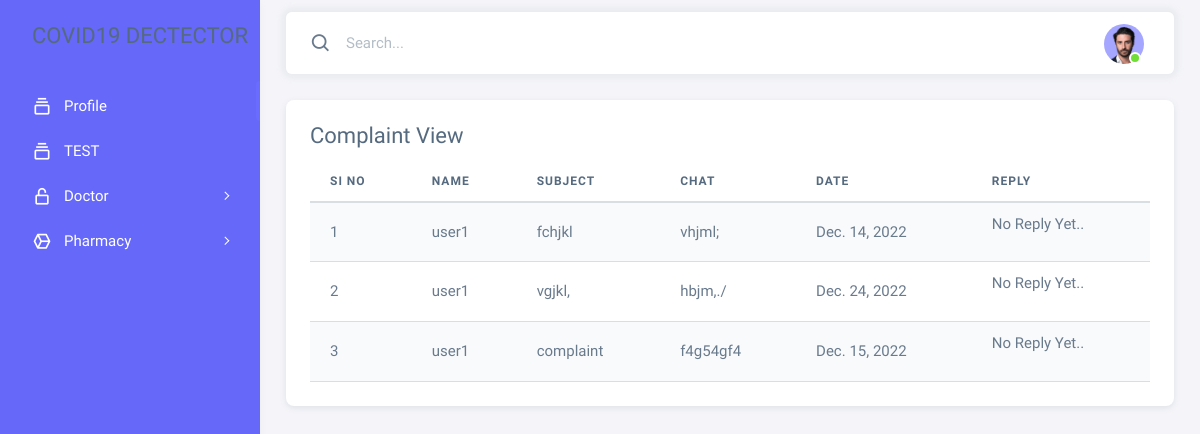
Screenshot of /Feedback_view_user (signed in) with the database file from the repository.
### cpapp/models.py (models this page shows, shortened)
class Feedback(models.Model):
    user = models.ForeignKey(Login, on_delete=models.CASCADE,null=True,blank=True)
    subject = models.CharField(max_length=200)
    feedback = models.TextField()
    date = models.DateField()
    reply = models.TextField(null=True, blank=True)

class Login(AbstractUser):
    is_doctor = models.BooleanField(default=False)
    is_patient = models.BooleanField(default=False)
    is_pharmacy = models.BooleanField(default=False)

### cpapp/views.py (the view)
# urls.py: path('Feedback_view_user', views.Feedback_view_user, name="Feedback_view_user"),
def Feedback_view_user(request):
    f = Feedback.objects.filter(user=request.user)
    return render(request, 'userwork/complaint_view.html', {'feedback': f})

### templates/userwork/complaint_view.html
{% extends 'userwork/index_user.html' %}
{% load crispy_forms_tags %}
{% block content %}
<div class="col-lg-12 grid-margin stretch-card">
              <div class="card">
                <div class="card-body">
                  <h4 class="card-title">Complaint View</h4>
                  <div class="table-responsive">
                    <table class="table table-striped">
                      <thead>
                        <tr>
                            <th>SI No</th>
                            <th>Name</th>
                            <th>Subject</th>
                            <th>Chat</th>
                            <th>Date</th>
                            <th>Reply</th>
                        </tr>
                      </thead>
                      <tbody>
                      {% for f in feedback %}
                      <tr>
                          <td>{{forloop.counter}}</td>
                          <td>{{f.user}}</td>
                          <td>{{f.subject}}</td>
                          <td>{{f.feedback}}</td>
                          <td>{{f.date}}</td>
                          <td>{% if f.reply == None %}
                              <p>No Reply Yet..</p>
                              {% else %}
                              {{f.reply}}
                              {% endif %}
                          </td>
                      </tr>
                      {% endfor %}
                      </tbody>
                    </table>
                  </div>
                </div>
              </div>
            </div>
{% endblock %}

### rows the page displays
Feedback: user "user1", subject "fchjkl", feedback "vhjml;", date "Dec. 14, 2022", shows "No Reply Yet.."
Feedback: user "user1", subject "vgjkl,", feedback "hbjm,./", date "Dec. 24, 2022", shows "No Reply Yet.."
Feedback: user "user1", subject "complaint", feedback "f4g54gf4", date "Dec. 15, 2022", shows "No Reply Yet.."
